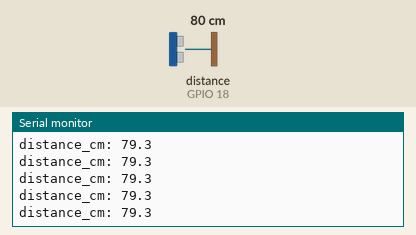
Simulated run of this sketch. Board: ESP32. Shown: the last lines printed to the serial monitor. Wiring (inferred from the names in the program): ultrasonic range finder: trigger GPIO 5; echo GPIO 18. Inputs (shaded band) come from the test bench; at power-on: distance to the obstacle (sensor on GPIO 18) 80 cm. The echo pulse lasts 58.3 µs per cm.

Above: at 1.2 s.
1.3 s: distance to the obstacle (sensor on GPIO 18) set to 2 cm
At 1.59 s:
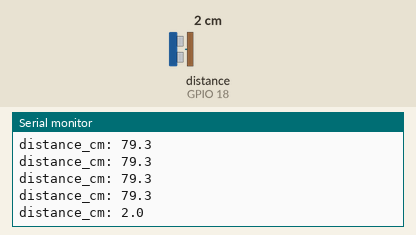
2.8 s: distance to the obstacle (sensor on GPIO 18) set to 4 cm
At 2.8 s:
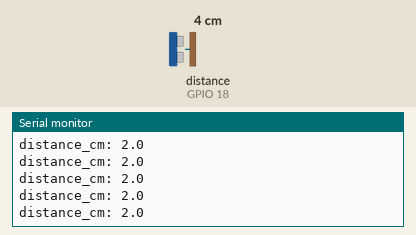
Timing chart, 0 to 5.8 s (numbered marks = the images above; inputs shaded):
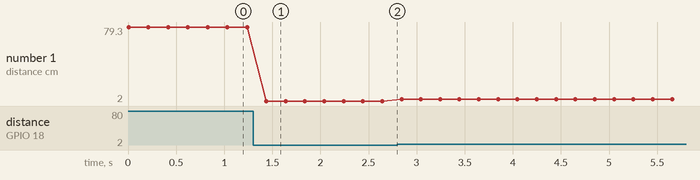

The sketch:

distance-test.ino
```cpp
#include <Arduino.h>

#define TRIG_PIN 5
#define ECHO_PIN 18

// Returns distance in cm, or -1 if no echo came back (timeout)
float readOnce() {
  digitalWrite(TRIG_PIN, LOW);
  delayMicroseconds(5);
  digitalWrite(TRIG_PIN, HIGH);
  delayMicroseconds(20);              // trigger pulse, at least 20 us
  digitalWrite(TRIG_PIN, LOW);

  unsigned long us = pulseIn(ECHO_PIN, HIGH, 40000);  // timeout 40 ms (~680 cm)
  if (us == 0) return -1;
  return us * 0.034 / 2.0;
} // 0.0349 value adjust based on room temp

void setup() {
  Serial.begin(115200);
  pinMode(TRIG_PIN, OUTPUT);
  pinMode(ECHO_PIN, INPUT);
  digitalWrite(TRIG_PIN, LOW);
  Serial.println("JSN-SR04T distance test");
}

void loop() {
  float d = readOnce();
  if (d < 0) {
    Serial.println("no echo (timeout)");
  } else {
    Serial.print("distance_cm: ");
    Serial.println(d, 1);
  }
  delay(200);   // never faster than 60 ms between readings
}
```

Measured:
- after the input at 1.3 s, the serial monitor: prints a new line after 0.14 s (image 1)
- plotted number 1: 79.3 → 2 after the input at 1.3 s
